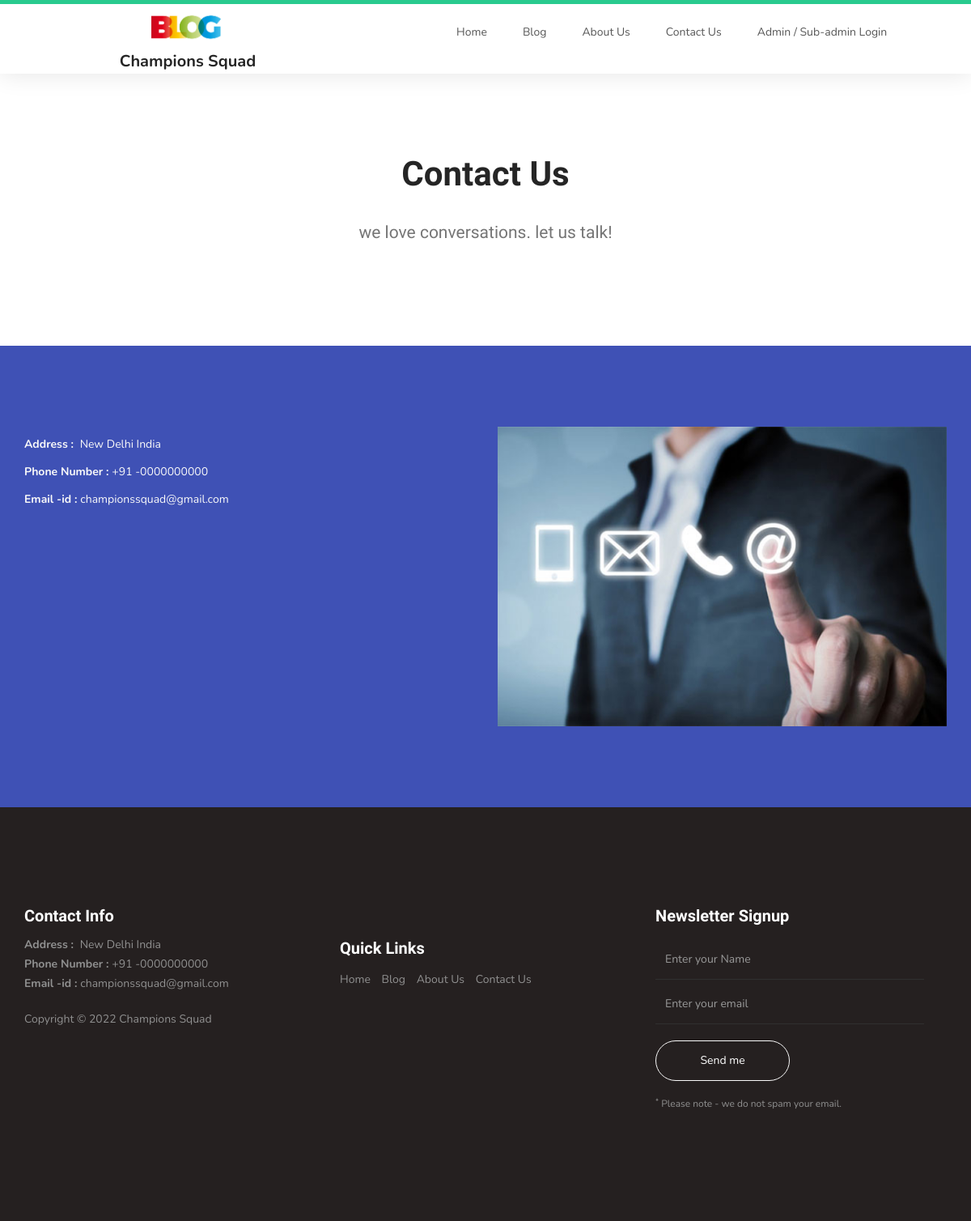
The page /contact.php on the database its author committed.
### tables this page shows
CREATE TABLE `tblsite` (
  `id` int(11) NOT NULL,
  `siteTitle` varchar(255) DEFAULT NULL,
  `siteLogo` varchar(255) DEFAULT NULL
);

CREATE TABLE `tblpages` (
  `id` int(11) NOT NULL,
  `PageName` varchar(200) DEFAULT NULL,
  `PageTitle` mediumtext DEFAULT NULL,
  `Description` longtext DEFAULT NULL,
  `PostingDate` timestamp NULL DEFAULT current_timestamp(),
  `UpdationDate` timestamp NULL DEFAULT NULL ON UPDATE current_timestamp()
);

### contact.php (the view, shortened to what this page needs)
<?php session_start();
include_once('includes/config.php'); ?><!DOCTYPE html>
<html lang="en">
<head>
     <link rel="stylesheet" href="css/bootstrap.min.css">
     <link rel="stylesheet" href="css/font-awesome.min.css">
     <link rel="stylesheet" href="css/owl.carousel.css">
     <link rel="stylesheet" href="css/owl.theme.default.min.css">
     <link rel="stylesheet" href="css/style.css">
</head>
<body id="top" data-spy="scroll" data-target=".navbar-collapse" data-offset="50">
<?php include_once('includes/header.php') ?>
     <section>
          <div class="container">
               <div class="text-center">
                    <h1>Contact Us</h1>
                    <br>
                    <p class="lead">we love conversations. let us talk!</p>
               </div>
          </div>
     </section>
     <section id="contact">
          <div class="container">
               <div class="row">
<?php
$pagetype='contactus';
$query=mysqli_query($con,"select PageTitle,Description from tblpages where PageName='$pagetype'");
while($row=mysqli_fetch_array($query))
{
?>
                    <div class="col-md-6 col-sm-12">
                    <p><?php echo $row['Description'];?></p>
                    </div>
                    <div class="col-md-6 col-sm-12">
                         <div class="contact-image">
                              <img src="images/contact-1-600x400.jpg" class="img-responsive" alt="">
                         </div>
                    </div>
<?php }?>
               </div>
          </div>
     </section>
<?php include_once('includes/footer.php') ?>
</body>
</html>

### includes/header.php (shortened to what this page needs)
     <section class="navbar custom-navbar navbar-fixed-top" role="navigation">
          <div class="container">
               <div class="navbar-header">
                <?php $query=mysqli_query($con,"select * from tblsite");
while($row=mysqli_fetch_array($query)){
$logo=$row['siteLogo'];
$wtitle=$row['siteTitle'];
}  ?>
<div align="center">
                    <a href="index.php">  <img src="admin/assets/images/<?php echo $logo;?>" width="100"><br />
          <font style=" font-size: 20px; font-weight:bold; padding-left: 1%"><?php echo $wtitle;?></font>       </a>
     </div>
               </div>
               <div class="collapse navbar-collapse">
                    <ul class="nav navbar-nav navbar-nav-first">
                         <li><a href="index.php">Home</a></li>
                         <li><a href="blog-posts.php">Blog</a></li>
                         <li><a href="about-us.php">About Us</a></li>
                         <li><a href="contact.php">Contact Us</a></li>
                         <li><a href="admin/">Admin / Sub-admin Login</a></li>
                    </ul>
               </div>
          </div>
     </section>

### includes/footer.php (shortened to what this page needs)
     <footer id="footer">
          <div class="container">
               <div class="row">
                    <div class="col-md-4 col-sm-6">
                         <div class="footer-info">
                           <div class="section-title">
                                   <h2>Contact Info</h2>
                              </div>
<?php
$pagetype='contactus';
$query=mysqli_query($con,"select PageTitle,Description from tblpages where PageName='$pagetype'");
while($row=mysqli_fetch_array($query))
{
?>
                              <address>
                                   <p><?php echo $row['Description'];?></p>
                              </address>
                     <?php }  ?>
                              <div class="copyright-text">
                                   <p>Copyright &copy; <?php echo date('Y');?> <?php echo $wtitle;?></p>
                              </div>
                         </div>
                    </div>
                    <div class="col-md-4 col-sm-6">
                         <div class="footer-info">
                              <div class="footer_menu">
                                   <h2>Quick Links</h2>
                                   <ul>
                                        <li><a href="index.php">Home</a></li>
                               <li><a href="blog-posts.php">Blog</a></li>
                         <li><a href="about-us.php">About Us</a></li>
                         <li><a href="contact.php">Contact Us</a></li>
                                   </ul>
                              </div>
                         </div>
                    </div>
                    <div class="col-md-4 col-sm-12">
                         <div class="footer-info newsletter-form">
                              <div class="section-title">
                                   <h2>Newsletter Signup</h2>
                              </div>
                              <div>
                                   <div class="form-group">
                                        <form method="post" method="get">
                                               <input type="text" class="form-control" placeholder="Enter your Name" name="fname" id="fname" required>
                                             <input type="email" class="form-control" placeholder="Enter your email" name="email" id="email" required>
                                             <input type="submit" class="form-control" name="subscribe" id="form-submit" value="Send me">
                                        </form>
                                        <span><sup>*</sup> Please note - we do not spam your email.</span>
                                   </div>
                              </div>
                         </div>
                    </div>
               </div>
          </div>
     </footer>

### css/style.css (style rules this page uses)
body { background: #ffffff; font-family: 'Nunito', sans-serif; overflow-x: hidden; padding-top: 70px; }
h1,h2,h3,h4,h5,h6 { font-family: 'Muli', sans-serif; font-weight: bold; line-height: inherit; }
h1 { color: #252525; font-size: 3em; line-height: normal; }
h2 { color: #353535; font-size: 2em; padding-bottom: 10px; }
p { color: #757575; font-size: 14px; font-weight: normal; line-height: 24px; }
html { -webkit-font-smoothing: antialiased; }
a { color: #252525; -webkit-transition: 0.5s; transition: 0.5s; text-decoration: none !important; }
a, input, button, .form-control { -webkit-transition: 0.5s; transition: 0.5s; }
.section-title { padding-bottom: 40px; }
.section-title h2 { margin: 0; }
section { position: relative; padding: 100px 0; }
.custom-navbar { background: #ffffff; border-top: 5px solid #29ca8e; border-bottom: 0; -webkit-box-shadow: 0 1px 30px rgba(0, 0, 0, 0.1); -moz-box-shadow: 0 1px 30px rgba(0, 0, 0, 0.1); box-shadow: 0 1px 30px rgba(0, 0, 0, 0.1); padding: 12px 0; margin-bottom: 0; padding: 0; }
.custom-navbar .navbar-nav.navbar-nav-first { margin-left: 8em; }
.custom-navbar .nav li a { line-height: 40px; color: #575757; padding-right: 22px; padding-left: 22px; }
#contact { background: #3f51b5; }
#contact h2 > small, #contact p, #contact a { color: #f9f9f9; }
footer { background: #252020; padding: 120px 0; }
footer .section-title { padding-bottom: 10px; }
footer h2 { font-size: 20px; }
footer a, footer p { color: #909090; }
footer address p { margin-bottom: 0; }
.footer-info { margin-right: 2em; }
.footer-info h2 { color: #ffffff; padding: 0; }
.footer_menu h2 { margin-top: 2em; }
.footer_menu ul { margin: 0; padding: 0; }
.footer_menu li { display: inline-block; list-style: none; margin: 5px 10px 5px 0; }
.newsletter-form .form-control { background: transparent; border-radius: 0; box-shadow: none; border: 0; border-bottom: 1px solid #303030; height: 50px; margin: 5px 0; }
.newsletter-form input[type="submit"] { background: transparent; border: 1px solid #f9f9f9; border-radius: 50px; color: #ffffff; display: block; margin-top: 20px; outline: none; width: 50%; }
.newsletter-form .form-group span { color: #909090; display: block; font-size: 12px; margin-top: 20px; }
.lead { font-family: "Muli"; font-weight: 300; line-height: 1.8; }
section, .section-background .item, .section-background .courses-thumb, .section-background .team-thumb, main > section:nth-child(even) .item, main > section:nth-child(even) .courses-thumb, main > section:nth-child(even) .team-thumb, main > section { background: #fff; }

### rows shown on the page
tblsite: siteLogo (picture), siteTitle "Champions Squad"
tblpages: Description "Address : New Delhi India Phone Number : +91 -0000000000 Email -id : championssquad@gmail.com"
